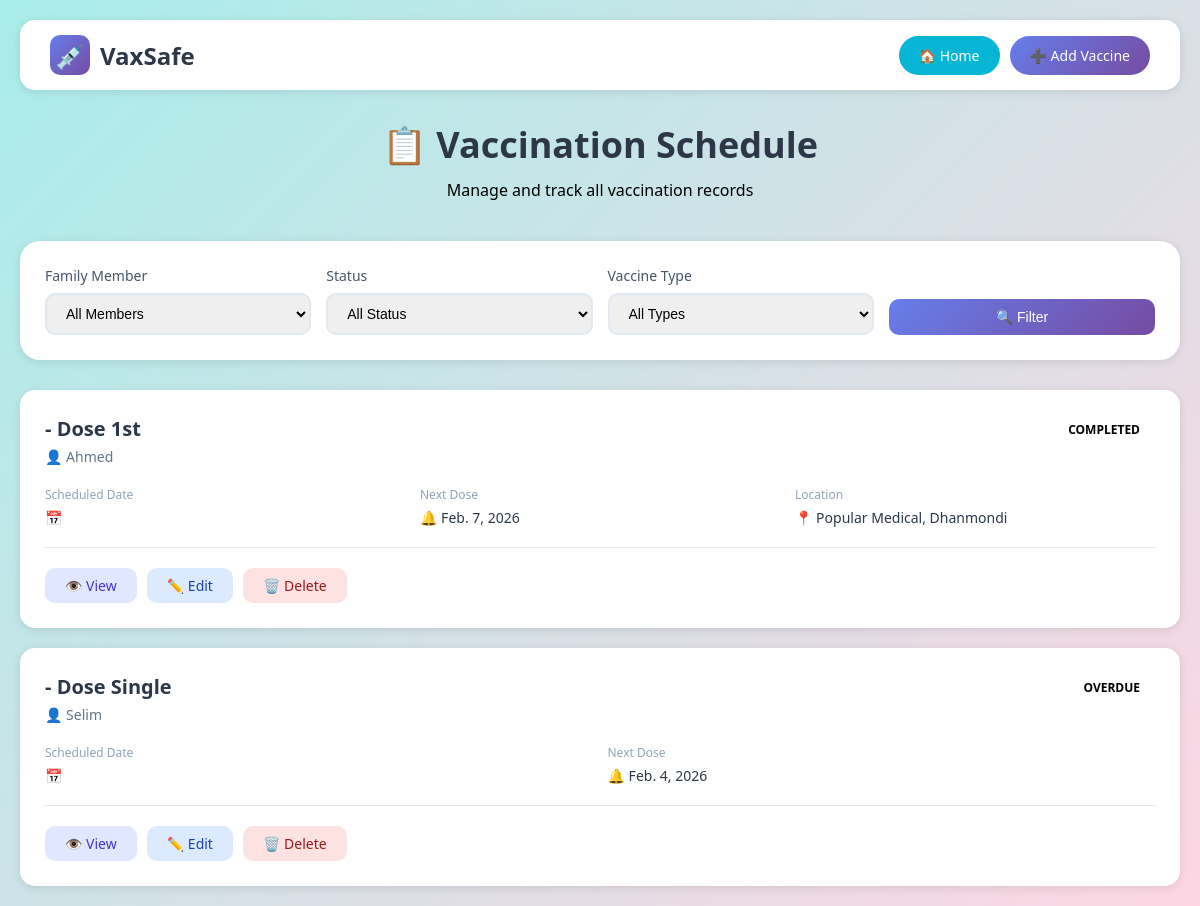
/vaccines/ (signed in), run on the app's committed database.
### vaxsafe/models.py (models this page shows, shortened)
class Vaccine(models.Model):
    VACCINE_TYPES = [
        ('COVID-19',             'COVID-19'),
        ('Influenza',            'Influenza (Flu)'),
        ('Hepatitis B',          'Hepatitis B'),
        ('Hepatitis A',          'Hepatitis A'),
        ('MMR',                  'MMR (Measles, Mumps, Rubella)'),
        ('Polio',                'Polio'),
        ('DTP',                  'DTP (Diphtheria, Tetanus, Pertussis)'),
        ('Varicella',            'Varicella (Chickenpox)'),
        ('HPV',                  'HPV (Human Papillomavirus)'),
        ('Pneumococcal',         'Pneumococcal'),
        ('Meningococcal',        'Meningococcal'),
        ('Rotavirus',            'Rotavirus'),
        ('Rabies',               'Rabies'),
        ('Typhoid',              'Typhoid'),
        ('Yellow Fever',         'Yellow Fever'),
        ('Japanese Encephalitis','Japanese Encephalitis'),
        ('BCG',                  'BCG (Tuberculosis)'),
        ('Other',                'Other'),
    ]
    DOSE_CHOICES = [
        ('1st',     '1st Dose'),
        ('2nd',     '2nd Dose'),
        ('3rd',     '3rd Dose'),
        ('Booster', 'Booster'),
        ('Single',  'Single Dose'),
    ]
    STATUS_CHOICES = [
        ('Scheduled', 'Scheduled'),
        ('Completed', 'Completed'),
        ('Overdue',   'Overdue'),
        ('Cancelled', 'Cancelled'),
    ]
    user          = models.ForeignKey(User, on_delete=models.CASCADE, related_name='vaccines')
    family_member = models.ForeignKey(
        FamilyMember, on_delete=models.CASCADE,
        null=True, blank=True, related_name='vaccines'
    )
    name                = models.CharField(max_length=100, choices=VACCINE_TYPES)
    dose_number         = models.CharField(max_length=20, choices=DOSE_CHOICES, default='1st')
    manufacturer        = models.CharField(max_length=100, blank=True, null=True)
    batch_number        = models.CharField(max_length=50, blank=True, null=True)
    date_administered   = models.DateField()
    next_dose_date      = models.DateField(null=True, blank=True)
    location            = models.CharField(max_length=200, blank=True, null=True)
    healthcare_provider = models.CharField(max_length=100, blank=True, null=True)
    status              = models.CharField(max_length=20, choices=STATUS_CHOICES, default='Scheduled')
    notes               = models.TextField(blank=True, null=True)
    side_effects        = models.TextField(blank=True, null=True)
    created_at = models.DateTimeField(auto_now_add=True)
    updated_at = models.DateTimeField(auto_now=True)
    class Meta:
        ordering = ['-date_administered']
        verbose_name = 'Vaccine'
        verbose_name_plural = 'Vaccines'
        indexes = [
            models.Index(fields=['user', 'date_administered']),
            models.Index(fields=['status']),
            models.Index(fields=['family_member']),
        ]

class FamilyMember(models.Model):
    RELATIONSHIP_CHOICES = [
        ('Self',        'Self'),
        ('Spouse',      'Spouse'),
        ('Child',       'Child'),
        ('Parent',      'Parent'),
        ('Sibling',     'Sibling'),
        ('Grandparent', 'Grandparent'),
        ('Grandchild',  'Grandchild'),
        ('Other',       'Other'),
    ]
    GENDER_CHOICES = [
        ('Male',   'Male'),
        ('Female', 'Female'),
        ('Other',  'Other'),
    ]
    NOTIFICATION_CHOICES = [
        ('Email',            'Email'),
        ('SMS',              'SMS'),
        ('App Notification', 'App Notification'),
    ]
    user          = models.ForeignKey(User, on_delete=models.CASCADE, related_name='family_members')
    name          = models.CharField(max_length=100)
    age           = models.PositiveIntegerField(blank=True, null=True)
    date_of_birth = models.DateField(blank=True, null=True)
    gender        = models.CharField(max_length=10, choices=GENDER_CHOICES, blank=True, null=True)
    relation      = models.CharField(max_length=50, choices=RELATIONSHIP_CHOICES)
    blood_group   = models.CharField(max_length=5, blank=True, null=True)
    vaccine_name      = models.CharField(max_length=100, blank=True, null=True)
    date_time         = models.DateTimeField(blank=True, null=True)
    notification_type = models.CharField(max_length=50, choices=NOTIFICATION_CHOICES, blank=True, null=True)
    is_active           = models.BooleanField(
        default=True,
        help_text="False হলে এই profile আর কেউ handle করছে না — claim/transfer প্রয়োজন"
    )
    previous_caretaker  = models.ForeignKey(
        User,
        on_delete=models.SET_NULL,
        null=True, blank=True,
        related_name='handed_off_members',
        help_text="যে আগে এই profile handle করত (history track করার জন্য)"
    )
    handoff_note        = models.TextField(
        blank=True, null=True,
        help_text="কেন এই profile handover/inactive হয়েছে"
    )
    handoff_date        = models.DateTimeField(blank=True, null=True)
    created_at = models.DateTimeField(auto_now_add=True)
    updated_at = models.DateTimeField(auto_now=True)
    class Meta:
        ordering = ['name']
        verbose_name = 'Family Member'
        verbose_name_plural = 'Family Members'
        indexes = [
            models.Index(fields=['user', 'name']),
        ]

### vaxsafe/views.py (the view)
@login_required
def vaccine_list(request):
    member_filter = request.GET.get('member', '')
    status_filter = request.GET.get('status', '')
    vaccines = Vaccine.objects.filter(user=request.user).select_related('family_member')
    if member_filter:
        vaccines = vaccines.filter(family_member_id=member_filter)
    if status_filter:
        vaccines = vaccines.filter(status=status_filter)
    return render(request, 'htmlpages/vaccine_list.html', {
        'vaccines': vaccines, 'family_members': FamilyMember.objects.filter(user=request.user),
        'status_choices': Vaccine.STATUS_CHOICES, 'vaccine_types': Vaccine.VACCINE_TYPES,
        'selected_member': member_filter, 'selected_status': status_filter, 'title': 'Vaccine List',
    })

### templates/htmlpages/vaccine_list.html (shortened to what this page needs)
<!DOCTYPE html>
<html lang="en">
<head>
</head>
<body class="page-vaccine_list">
    <nav class="navbar">
        <div class="logo">
            <div class="logo-icon">💉</div>
            VaxSafe
        </div>
        <div class="nav-buttons">
            <a href="{% url 'dashboard' %}" class="nav-btn home">🏠 Home</a>
            <a href="{% url 'add_vaccine' %}" class="nav-btn add">➕ Add Vaccine</a>
        </div>
    </nav>
    <div class="container">
        <div class="page-header">
            <h1>📋 Vaccination Schedule</h1>
            <p>Manage and track all vaccination records</p>
        </div>
        <div class="filters-card">
            <form method="get" action="{% url 'vaccine_list' %}">
                <div class="filter-row">
                    <div class="filter-group">
                        <label>Family Member</label>
                        <select name="member">
                            <option value="">All Members</option>
                        </select>
                    </div>
                    <div class="filter-group">
                        <label>Status</label>
                        <select name="status">
                            <option value="">All Status</option>
                        </select>
                    </div>
                    <div class="filter-group">
                        <label>Vaccine Type</label>
                        <select name="vaccine_type">
                            <option value="">All Types</option>
                        </select>
                    </div>
                    <button type="submit" class="filter-btn">🔍 Filter</button>
                </div>
            </form>
        </div>
        <div class="vaccines-grid">
            {% if vaccines %}
                {% for vaccine in vaccines %}
                    <div class="vaccine-card">
                        <div class="vaccine-header">
                            <div class="vaccine-title">
                                <h3>
                                    - Dose {{ vaccine.dose_number }}
                                </h3>
                                <p class="vaccine-subtitle">👤 {{ vaccine.family_member.name }}</p>
                            </div>
                            <span class="status-badge status-{{ vaccine.status }}">
                                {{ vaccine.get_status_display }}
                            </span>
                        </div>
                        <div class="vaccine-details">
                            <div class="detail-item">
                                <span class="detail-label">Scheduled Date</span>
                                <span class="detail-value">📅 {{ vaccine.scheduled_date }}</span>
                            </div>
                            {% if vaccine.next_dose_date %}
                                <div class="detail-item">
                                    <span class="detail-label">Next Dose</span>
                                    <span class="detail-value">🔔 {{ vaccine.next_dose_date }}</span>
                                </div>
                            {% endif %}
                            {% if vaccine.location %}
                                <div class="detail-item">
                                    <span class="detail-label">Location</span>
                                    <span class="detail-value">📍 {{ vaccine.location }}</span>
                                </div>
                            {% endif %}
                        </div>
                        <div class="vaccine-actions">
                            <a href="{% url 'vaccine_detail' vaccine.id %}" class="action-btn btn-view">👁️ View</a>
                            <a href="{% url 'edit_vaccine' vaccine.id %}" class="action-btn btn-edit">✏️ Edit</a>
                            <a href="{% url 'delete_vaccine' vaccine.id %}" class="action-btn btn-delete">🗑️ Delete</a>
                        </div>
                    </div>
                {% endfor %}
            {% endif %}
        </div>
    </div>
</body>
</html>

### templates/htmlpages/vaccine_list.html (style rules this page uses)
* { margin: 0; padding: 0; box-sizing: border-box; }
body { font-family: 'Segoe UI', Tahoma, Geneva, Verdana, sans-serif; background: linear-gradient(135deg, #a8edea 0%, #fed6e3 100%); min-height: 100vh; padding: 20px; }
.navbar { background: white; padding: 15px 30px; border-radius: 15px; margin-bottom: 30px; box-shadow: 0 2px 10px rgba(0,0,0,0.1); display: flex; justify-content: space-between; align-items: center; }
.logo { display: flex; align-items: center; gap: 10px; font-size: 24px; font-weight: bold; color: #2d3748; }
.logo-icon { width: 40px; height: 40px; background: linear-gradient(135deg, #667eea 0%, #764ba2 100%); border-radius: 10px; display: flex; align-items: center; justify-content: center; color: white; }
.nav-buttons { display: flex; gap: 10px; }
.nav-btn { padding: 10px 20px; border: none; border-radius: 25px; cursor: pointer; font-size: 14px; transition: all 0.3s; text-decoration: none; color: white; }
.nav-btn.home { background: #06b6d4; }
.nav-btn.add { background: linear-gradient(135deg, #667eea 0%, #764ba2 100%); }
.container { max-width: 1200px; margin: 0 auto; }
.page-header { text-align: center; margin-bottom: 40px; }
.page-header h1 { font-size: 36px; color: #2d3748; margin-bottom: 10px; }
.filters-card { background: white; padding: 25px; border-radius: 20px; margin-bottom: 30px; box-shadow: 0 2px 10px rgba(0,0,0,0.1); }
.filter-row { display: grid; grid-template-columns: repeat(auto-fit, minmax(200px, 1fr)); gap: 15px; align-items: end; }
.filter-group label { display: block; font-size: 14px; color: #475569; margin-bottom: 8px; font-weight: 500; }
.filter-group select { width: 100%; padding: 10px 15px; border: 2px solid #e2e8f0; border-radius: 10px; font-size: 14px; }
.filter-btn { padding: 10px 25px; background: linear-gradient(135deg, #667eea 0%, #764ba2 100%); color: white; border: none; border-radius: 10px; cursor: pointer; font-size: 14px; }
.vaccines-grid { display: grid; gap: 20px; }
.vaccine-card { background: white; padding: 25px; border-radius: 15px; box-shadow: 0 2px 10px rgba(0,0,0,0.1); transition: all 0.3s; }
.vaccine-header { display: flex; justify-content: space-between; align-items: start; margin-bottom: 20px; }
.vaccine-title { flex: 1; }
.vaccine-title h3 { font-size: 20px; color: #2d3748; margin-bottom: 5px; }
.vaccine-subtitle { color: #64748b; font-size: 14px; }
.status-badge { padding: 6px 15px; border-radius: 20px; font-size: 12px; font-weight: 600; text-transform: uppercase; }
.vaccine-details { display: grid; grid-template-columns: repeat(auto-fit, minmax(200px, 1fr)); gap: 15px; margin-bottom: 20px; }
.detail-item { display: flex; flex-direction: column; gap: 5px; }
.detail-label { font-size: 12px; color: #94a3b8; font-weight: 500; }
.detail-value { font-size: 14px; color: #2d3748; font-weight: 500; }
.vaccine-actions { display: flex; gap: 10px; padding-top: 20px; border-top: 1px solid #e2e8f0; }
.action-btn { padding: 8px 20px; border: none; border-radius: 10px; cursor: pointer; font-size: 14px; text-decoration: none; transition: all 0.3s; }
.btn-view { background: #e0e7ff; color: #4338ca; }
.btn-edit { background: #dbeafe; color: #1e40af; }
.btn-delete { background: #fee2e2; color: #991b1b; }

### data on the page
Vaccine: dose_number "1st", family_member.name "Ahmed", status "COMPLETED", next_dose_date "Feb. 7, 2026", location "Popular Medical, Dhanmondi"
Vaccine: dose_number "Single", family_member.name "Selim", status "OVERDUE", next_dose_date "Feb. 4, 2026"
